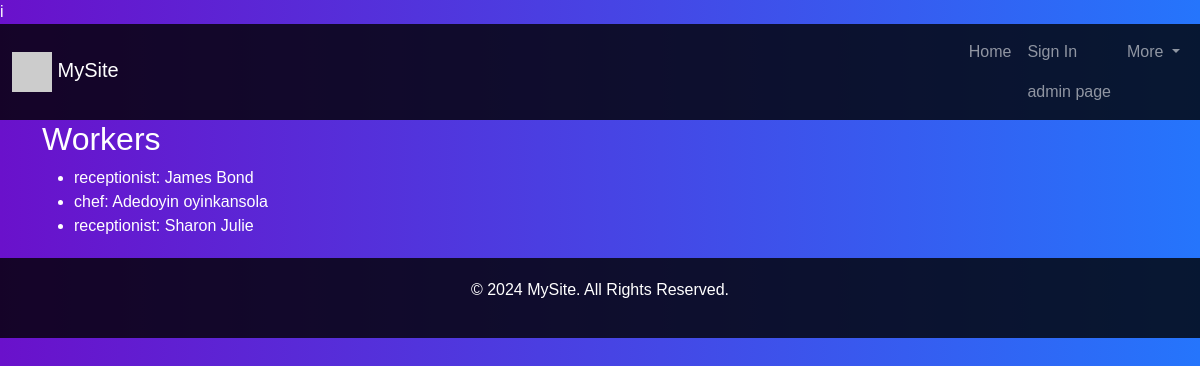
Page /list_workers on the earlier database version.
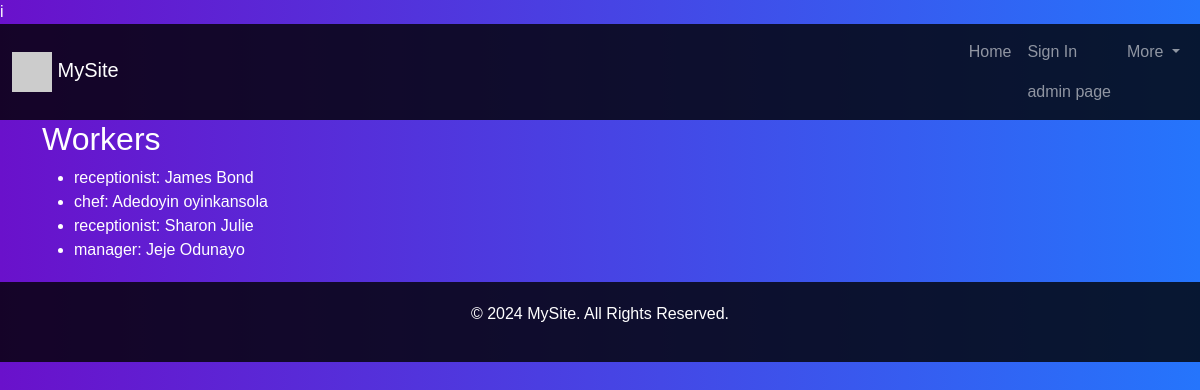
Same page on the later database version.
### tables this page shows
CREATE TABLE workers (
                id INTEGER PRIMARY KEY AUTOINCREMENT,
                first_name TEXT NOT NULL,
                second_name TEXT NOT NULL,
                profession TEXT NOT NULL
            );

### app.py (the view)
@app.route('/list_workers')
def list_workers():
    with sqlite3.connect("hotel.db") as conn:
        cursor = conn.cursor()
        cursor.execute("SELECT profession, first_name, second_name FROM workers")
        workers = cursor.fetchall()
    return render_template('list_workers.html', workers=workers)

### templates/list_workers.html (shortened to what this page needs)
i{% extends "base.html" %}
{% block content %}
    <h2>Workers</h2>
    <ul>
        {% for worker in workers %}
            <li>{{ worker[0] }}: {{ worker[1] }} {{ worker[2] }}</li>
        {% endfor %}
    </ul>
{% endblock %}

### templates/base.html (shortened to what this page needs)
<!DOCTYPE html>
<html lang="en">
<head>
    <link href="https://cdn.jsdelivr.net/npm/bootstrap@5.3.0-alpha3/dist/css/bootstrap.min.css" rel="stylesheet">
</head>
<body>
    <nav class="navbar navbar-expand-lg navbar-dark">
        <div class="container-fluid">
            <a class="navbar-brand" href="{{ url_for('home') }}">
                <img src="https://via.placeholder.com/40" alt="Logo">
                MySite
            </a>
            <div class="collapse navbar-collapse" id="navbarNav">
                <ul class="navbar-nav ms-auto">
                    <li class="nav-item">
                        <a class="nav-link" href="{{ url_for('home') }}">Home</a>
                    </li>
                    <li class="nav-item">
                        <a class="nav-link" href="{{ url_for('signin') }}">Sign In</a>
			<a class="nav-link" href="{{ url_for('admin') }}">admin page</a>
                    </li>
                    <li class="nav-item dropdown">
                        <a class="nav-link dropdown-toggle" href="#" role="button" data-bs-toggle="dropdown">
                            More
                        </a>
                    </li>
                </ul>
            </div>
        </div>
    </nav>
    <div class="container">
        {% block content %}
        {% endblock %}
    </div>
    <footer>
        <p>&copy; 2024 MySite. All Rights Reserved.</p>
    </footer>
</body>
</html>

### templates/base.html (style rules this page uses)
body { font-family: Arial, sans-serif; background: linear-gradient(to right, #6a11cb, #2575fc); color: #ffffff; }
.navbar { background-color: rgba(0, 0, 0, 0.8); }
.navbar-brand img { width: 40px; height: 40px; }
footer { text-align: center; padding: 20px; background-color: rgba(0, 0, 0, 0.8); margin-top: 20px; }

Differences in the rows shown:
added workers: profession "manager", first_name "Jeje", second_name "Odunayo"
